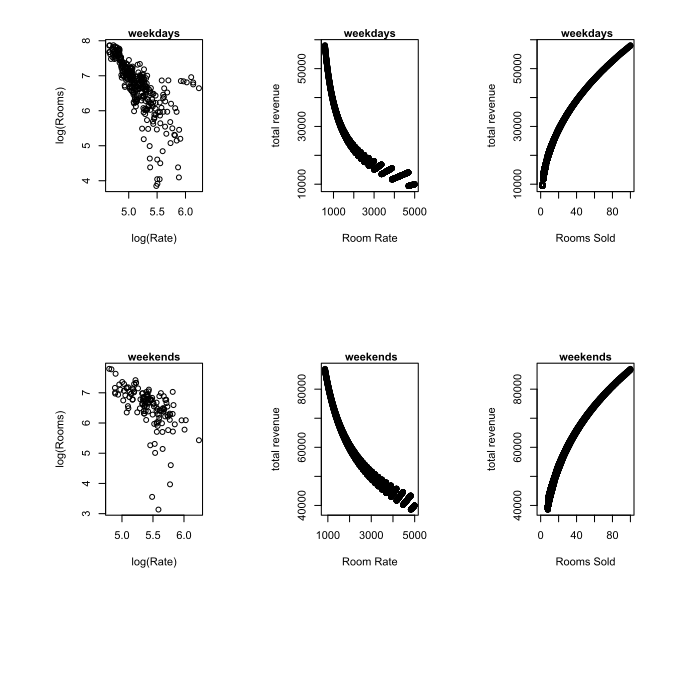

The script that drew this image:
setwd("/Users/joannahsu/Documents/Courses/datamining290/code")
data=read.csv("price-elasticity.csv")

clean <- function(ttt){as.numeric( gsub('[^a-zA-Z0-9.]', '', ttt))} #drops all dollar signs , etc
data[] <- sapply(data, clean) 

#regressions
weekends=subset(data, DOW>=6)
plot(weekends$Rooms, weekends$Rate)
plot(log(weekends$Rooms), log(weekends$Rate))
mWE=lm(log(weekends$Rooms)~log(weekends$Rate))
mWE2=lm(log(weekends$Rate)~log(weekends$Rooms))
summary(mWE)

weekdays=subset(data, DOW<6)
plot(weekdays$Rooms, weekdays$Rate)
plot(log(weekdays$Rooms), log(weekdays$Rate))
mWD=lm(log(weekdays$Rooms)~log(weekdays$Rate))
mWD2=lm(log(weekdays$Rate)~log(weekdays$Rooms))
summary(mWD)


#Price elasticity of weekdays: -1.7630 #coef(mWD)[2]
#Price elasticity of weekends: -1.4369 #coef(mWE)[2]

results=matrix(NA, 5000, 4)
for (iPrice in 1:5000)
{
Q=as.numeric(round(exp(coef(mWE)[1]+coef(mWE)[2]*log(iPrice))),0)
TotalRevenue=iPrice*Q
possible=ifelse (Q<=100, TRUE, FALSE)  #only have 100 rooms to sell
results[iPrice, ]=c(iPrice, Q, TotalRevenue, possible)
}
results=as.data.frame(results)
names(results)=c("Price", "RoomsSold", "TotalRevenue", "possible")
resultsWE=subset(results, possible==TRUE)

#repeat for weekdays
results=matrix(NA, 5000, 4)
for (iPrice in 1:5000)
{
Q=as.numeric(round(exp(coef(mWD)[1]+coef(mWD)[2]*log(iPrice))),0)
TotalRevenue=iPrice*Q
possible=ifelse (Q<=100, TRUE, FALSE)
results[iPrice, ]=c(iPrice, Q, TotalRevenue, possible)
}
results=as.data.frame(results)
names(results)=c("Price", "RoomsSold", "TotalRevenue", "possible")
resultsWD=subset(results, possible==TRUE)



par(mfrow=c(2,3), mar=c(12,6,1,3), oma=c(2,2,2,2),cex.main=1)
plot(log(weekdays$Rate), log(weekdays$Rooms), xlab="log(Rate)", ylab="log(Rooms)",main="weekdays")
plot(resultsWD$Price, resultsWD$TotalRevenue, xlab="Room Rate", ylab= "total revenue",main="weekdays") #craziness is from rounding
plot(resultsWD$RoomsSold, resultsWD$TotalRevenue, xlim=c(0,100), ylab= "total revenue",xlab="Rooms Sold", main=" weekdays")
plot(log(weekends$Rate), log(weekends$Rooms), xlab="log(Rate)", ylab="log(Rooms)",main="weekends")
plot(resultsWE$Price, resultsWE$TotalRevenue, xlab="Room Rate", ylab= "total revenue",main=" weekends")
plot(resultsWE$RoomsSold, resultsWE$TotalRevenue, xlim=c(0,100), ylab= "total revenue",xlab="Rooms Sold", main="weekends")

#is this reasonable?
data.s=data[order(data$Rate),]
